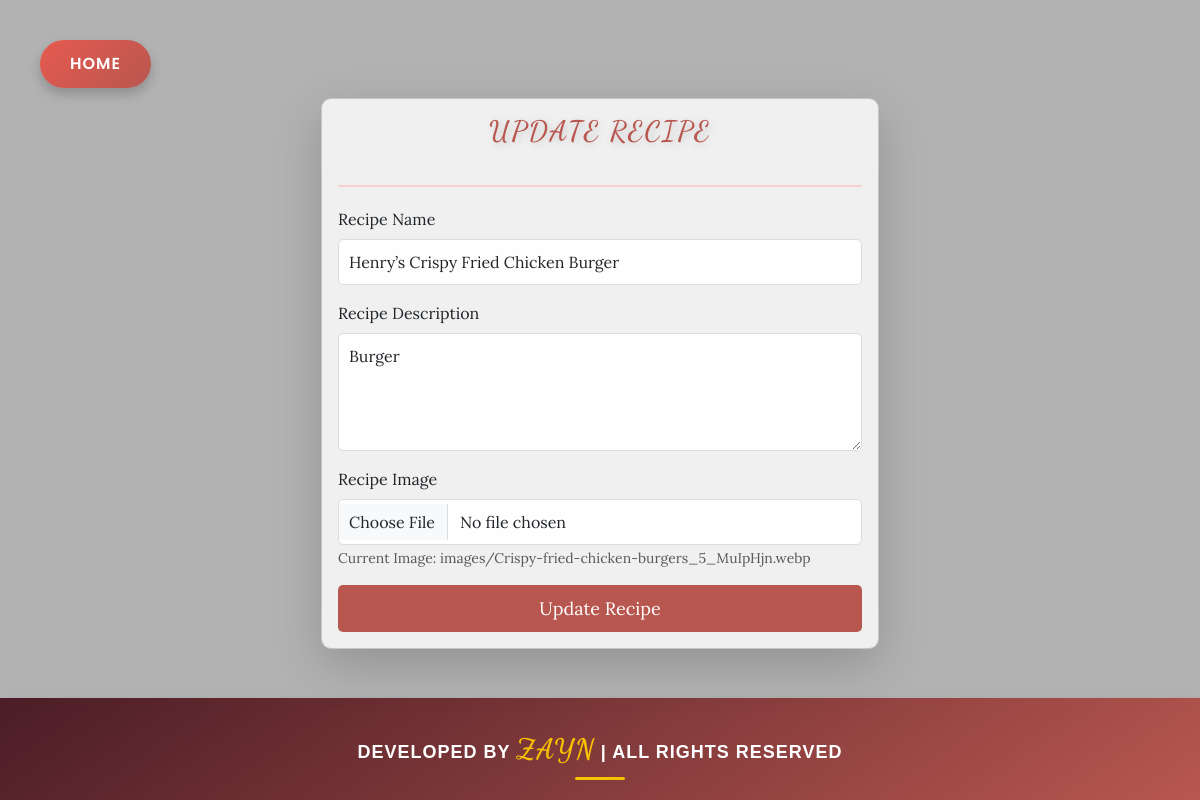
Page /update-recipe/20 (signed in) on the committed database.
### vege/models.py (models this page shows)
class Recipe(models.Model):
    user=models.ForeignKey(User,on_delete=models.SET_NULL,null=True,blank=True)
    recipe_name=models.CharField(max_length=100)
    recipe_description=models.TextField()
    recipe_image=models.ImageField(upload_to="images")
    recipe_view_count=models.IntegerField(default=0)

### home/views.py (the view, shortened to what this page needs)
# urls.py: path('update-recipe/<id>',update_recipe,name="update_recipe" ),
@login_required(login_url='/login/')
def update_recipe(request,id):
    obj=Recipe.objects.get(id=id)
    context={'recipe':obj,'page':'Update','star_range':5}
    return render(request,'update_recipe.html',context)

### home/templates/update_recipe.html (shortened to what this page needs)
{% extends "base.html" %} {% block start %}
<a href="/" class="home-link">Home</a>
<div class="container mt-5">
  <form
    class="col-12 col-md-6 mx-auto card p-3 shadow-lg form-container"
    method="post"
    enctype="multipart/form-data"
  >
    <h2 class="form-title">Update Recipe</h2>
    <hr class="form-divider" />
    <div class="mb-3">
      <label for="Recipe_name" class="form-label">Recipe Name</label>
      <input
        name="recipe_name"
        type="text"
        class="form-control input-field"
        placeholder="Enter recipe name (e.g., Spaghetti Carbonara)"
        value="{{ recipe.recipe_name }}"
        required
      />
    </div>
    <div class="mb-3">
      <label for="Description" class="form-label">Recipe Description</label>
      <textarea
        class="form-control input-field"
        name="recipe_description"
        rows="4"
        placeholder="Describe your recipe (e.g., A classic Italian pasta dish with creamy sauce and bacon)"
        required
      >
{{ recipe.recipe_description }}</textarea
      >
    </div>
    <div class="mb-3">
      <label for="Recipe_image" class="form-label">Recipe Image</label>
      <input name="recipe_image" type="file" class="form-control input-field" />
      {% if recipe.recipe_image %}
      <small class="text-muted"
        >Current Image: {{ recipe.recipe_image.name }}</small
      >
      {% endif %}
    </div>
    <button type="submit" class="btn btn-success submit-button">
      Update Recipe
    </button>
  </form>
</div>
{% endblock %}

### vege/templates/base.html (style rules this page uses)
body { display: flex; flex-direction: column; min-height: 100vh; }

### home/templates/update_recipe.html (style rules this page uses)
body { font-family: "Lora", serif; background: linear-gradient(rgba(0, 0, 0, 0.3), rgba(0, 0, 0, 0.3)), url("https://images.unsplash.com/photo-1490645935967-10de6ba17061?ixlib=rb-1.2.1&auto=format&fit=crop&w=1950&q=80"); background-size: cover; background-position: center; background-attachment: fixed; margin: 0; padding: 0; overflow-y: auto; min-height: 100vh; }
.home-link { display: inline-block; margin: 20px; padding: 12px 30px; background: linear-gradient(135deg, #e65a50, #b8574f); color: white; text-decoration: none; border-radius: 50px; font-family: "Poppins", sans-serif; font-weight: 600; letter-spacing: 1px; text-transform: uppercase; box-shadow: 0 6px 12px rgba(0, 0, 0, 0.2); transition: all 0.3s ease; position: fixed; top: 20px; left: 20px; z-index: 1000; }
.form-container { background-color: rgba(255, 255, 255, 0.8); border-radius: 10px; padding: 20px; box-shadow: 0 4px 8px rgba(0, 0, 0, 0.1); backdrop-filter: blur(10px); position: relative; z-index: 1; transform: translateY(-30px); max-height: 80vh; overflow-y: auto; margin-top: 80px; }
.form-title { text-align: center; color: #b8574f; margin-bottom: 20px; font-size: 28px; font-family: "Dancing Script", cursive; font-weight: 600; letter-spacing: 2px; text-transform: uppercase; text-shadow: 2px 2px 8px rgba(0, 0, 0, 0.2); }
.form-divider { border-top: 2px solid #ff6f61; margin-bottom: 20px; }
.input-field { border: 1px solid #ddd; border-radius: 5px; padding: 10px; font-size: 16px; transition: border-color 0.3s ease; background-color: rgba(255, 255, 255, 0.9); }
.input-field::placeholder { color: #888; font-style: italic; }
.submit-button { width: 100%; padding: 10px; font-size: 18px; background-color: #b8574f; border: none; border-radius: 5px; color: white; cursor: pointer; transition: background-color 0.3s ease; }

### rows in the picture
Recipe: recipe_name "Henry’s Crispy Fried Chicken Burger", recipe_description "Burger", recipe_image.name "images/Crispy-fried-chicken-burgers_5_MuIpHjn.webp"
